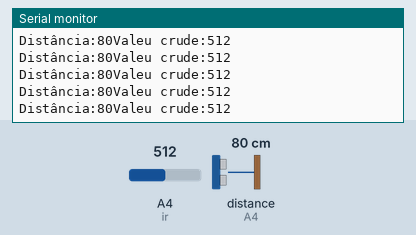
A sketch run on a simulated Arduino Uno, built with avr-gcc and run on an emulated ATmega328P. On the bench: the last lines printed to the serial monitor. The inputs (shaded band) are chosen by the test bench; at power-on: A4 (ir) = 512, distance to the obstacle (sensor on A4) 80 cm.

Above: at 4.2 s.
4.3 s: A4 (ir) set to 109
At 5.0 s:
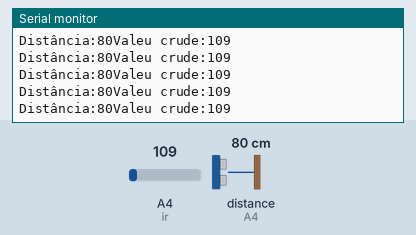
5.8 s: A4 (ir) set to 95
At 6.4 s:
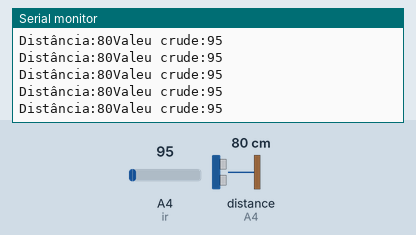
Timing chart, 0 to 8.8 s (numbered marks = the images above; inputs shaded):
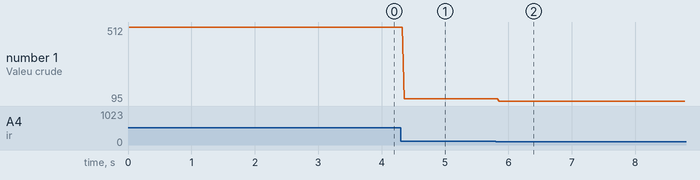

Measured:
- after the input at 4.3 s, the serial monitor: prints a new line after 0.06 s (image 1)
- after the input at 5.8 s, the serial monitor: prints a new line after 0.05 s (image 2)
- plotted number 1: 512 → 109 after the input at 4.3 s, 109 → 95 after the input at 5.8 s

The sketch:

leitura_Sharp_IR.ino
```cpp
// CONFIGURAÇÕES SHARPS
#include <SharpIR.h>
#define ir A4
#define model 1080
SharpIR sharpSensor(ir, 25, 93, model);
unsigned int sharpValue = 0;


void LeituraSharps();

void setup() {
 Serial.begin(9600);

}

void loop() {

LeituraSharps();

Serial.print("Distância:");
Serial.print(sharpValue);
Serial.print("Valeu crude:");
Serial.println(analogRead(ir));


}

void LeituraSharps() {
  sharpValue = sharpSensor.distance();

}
```
